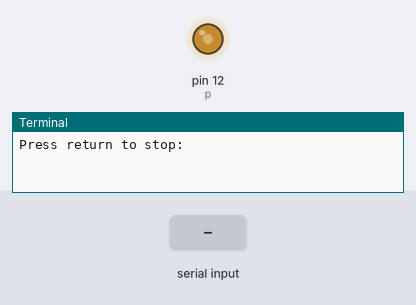
Bench run of a program on a simulated Raspberry Pi (header pin numbers). On the bench: output pins drawn as LEDs (lit = HIGH), the last lines printed to the terminal. Inputs (shaded band) come from the test bench. At 1.3 s the program stops and its outputs stay as they are.

Above: at 1.2 s.
1.3 s: "1" typed at the terminal, then Enter
At 1.9 s:
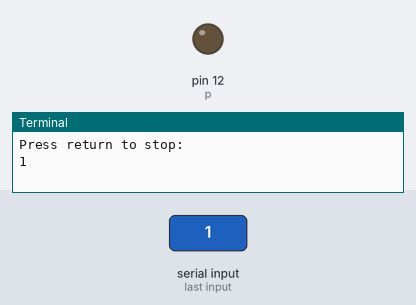
Timing chart, 0 to 2.8 s (numbered marks = the images above; inputs shaded):
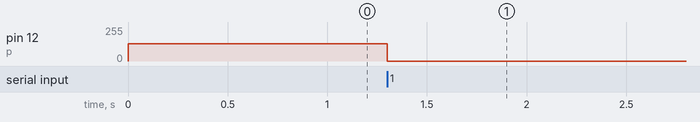

Measured:
- after the input at 1.3 s, pin 12 (p): 128/255 → 0/255 at once

The program:

pwm1.py
```python
# https://sourceforge.net/p/raspberry-gpio-python/wiki/PWM/
# https://www.raspberrypi.org/forums/viewtopic.php?t=111353
import time
import RPi.GPIO as GPIO

GPIO.setwarnings(False)
GPIO.setmode(GPIO.BOARD)
GPIO.setup(12, GPIO.OUT)

freq = 1000
p = GPIO.PWM(12, freq)  # channel=12 frequency=50Hz
p.start(50) # duty (0~99)
input('Press return to stop:')   # use raw_input for Python 2
p.stop()

GPIO.cleanup()
```
